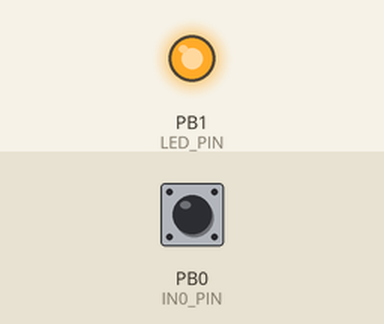
Recording of a sketch running on a simulated ATtiny85, built with avr-gcc and run on an emulated ATtiny85. On the bench: output pins drawn as LEDs (lit = HIGH). The inputs (shaded band) are chosen by the test bench; at power-on: PB0 (IN0_PIN) HIGH. Sleep ends after the set time or at an interrupt.

Above: at 0.1 s.
At 1.8 s:
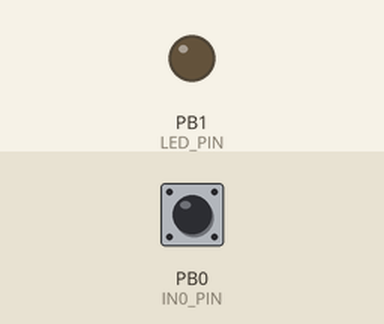
Timing chart, 0 to 3.3 s (numbered marks = the images above):
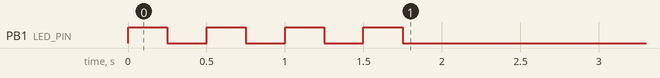

The sketch:

receiver2.ino
```cpp
#include "Arduino.h"

#include <avr/wdt.h>
#include <avr/sleep.h>
#include <avr/interrupt.h>

#define adc_disable() (ADCSRA &= ~(1<<ADEN)) // Disable ADC (before power-off)
#define adc_enable()  (ADCSRA |=  (1<<ADEN)) // Re-enable ADC

#include "RCSwitch.h"

RCSwitch rcSwitch = RCSwitch();
#define RFRX_PIN 0 //D2
//#define RFRX_PIN 1 //D3
// Receiver on interrupt 0 => that is pin #2
// Receiver on interrupt 1 => that is pin #3
//#define RFTX_PIN 4
//#define RFEN_PIN 0

#define IN0_PIN		0
#define LED_PIN		1 //13
#define OUT0_PIN 	1 //12

unsigned long rfMillis;
unsigned long onMillis;
//unsigned long wakeupMillis;

unsigned long standbyMillis;
bool standby;

void setup()
{
	/*
	Serial.begin(115200);
	Serial.println("\nBIGBUTTON");
	*/

	pinMode(LED_PIN, OUTPUT);
	for(int i = 0; i < 4; i++) {
		digitalWrite(LED_PIN, HIGH);
		delay(250);
		digitalWrite(LED_PIN, LOW);
		delay(250);
	}

	pinMode(IN0_PIN, INPUT_PULLUP);

	for (byte i = 0; i < 6; i++) {
		pinMode(i, INPUT);      // Set all ports as INPUT to save energy
		digitalWrite (i, LOW);  //
	}
	adc_disable();          	// Disable Analog-to-Digital Converter


#ifdef RFRX_PIN
	rcSwitch.enableReceive(RFRX_PIN);
#endif

#ifdef RFEN_PIN
  pinMode(RFEN_PIN, OUTPUT);
  digitalWrite(RFEN_PIN, true);
#endif

#ifdef RFTX_PIN
	rcSwitch.enableTransmit(RFTX_PIN);
#endif

	wdt_reset();            // Watchdog reset
	wdt_enable(WDTO_250MS);	// Watchdog enable Options: 15MS, 30MS, 60MS, 120MS, 250MS, 500MS, 1S, 2S, 4S, 8S
	WDTCR |= _BV(WDIE);     // Interrupts watchdog enable
	sei();                  // Enable interrupts
	set_sleep_mode(SLEEP_MODE_PWR_DOWN); // Sleep Mode: max

	standbyMillis = millis();
	standby = true;
}

void loop() {

	pinMode(IN0_PIN, INPUT_PULLUP);
	if(!digitalRead(IN0_PIN)) {
		standbyMillis = millis();
		standby = true;

		rcSwitch.enableReceive(RFRX_PIN);
	}
	if(millis() - standbyMillis > 10000) {
		standby = false;

		wdt_enable(WDTO_250MS);	// Watchdog enable Options: 15MS, 30MS, 60MS, 120MS, 250MS, 500MS, 1S, 2S, 4S, 8S
		//WDTCR |= _BV(WDIE);     // Interrupts watchdog enable
		WDTCR = _BV(WDIE);      // Interrupts watchdog enable
		sei();                  // Enable interrupts
		set_sleep_mode(SLEEP_MODE_PWR_DOWN);
	}
	if(!standby) {
		sleep_enable();
		sleep_cpu();
	}
	//pinMode(LED_PIN, OUTPUT);
	//digitalWrite(LED_PIN, standby);

	if(standby) {

		if(millis() - onMillis > 15000 && onMillis != 0) {
			onMillis = 0;
			digitalWrite(LED_PIN, false);
			digitalWrite(OUT0_PIN, false);
			pinMode(LED_PIN, INPUT);
			pinMode(OUT0_PIN, INPUT);
		}

	#ifdef RFRX_PIN
		if (rcSwitch.available()) {

			standbyMillis = millis();

			unsigned long code = rcSwitch.getReceivedValue();
			//if(code == 2664495L) {
			if(code == 43055) {
				//1 on
				onMillis = millis();
				pinMode(LED_PIN, OUTPUT);
				pinMode(OUT0_PIN, OUTPUT);
				digitalWrite(LED_PIN, true);
				digitalWrite(OUT0_PIN, true);
			}
			if(code == 2664493L) {
				//2 on
			}
			//if(code == 2664494L) {
			if(code == 43054) {
				//1 off
				digitalWrite(LED_PIN, false);
				digitalWrite(OUT0_PIN, false);
				pinMode(LED_PIN, INPUT);
				pinMode(OUT0_PIN, INPUT);
			}
			if(code == 2664492L) {
				//2 off
			}

			/*
			Serial.print(rcSwitch.getReceivedValue());
			Serial.print('\t');
			Serial.print(rcSwitch.getReceivedBitlength());
			Serial.print('\t');
			Serial.print(rcSwitch.getReceivedDelay());
			Serial.print('\t');
			unsigned int* p = rcSwitch.getReceivedRawdata();
			for(int i = 0; i < RCSWITCH_MAX_CHANGES; i++)
				Serial.print(*(p + i));
			Serial.print('\t');
			Serial.print(rcSwitch.getReceivedProtocol());
			rcSwitch.resetAvailable();
			Serial.println();
			*/
		 }
	#endif

		//if(millis() - wakeupMillis > 125) {
		//	sleep_enable();
		//	sleep_cpu();
		//}
	}
}

ISR (WDT_vect) {
	WDTCR |= _BV(WDIE);
	//wakeupMillis = millis();
}
```
